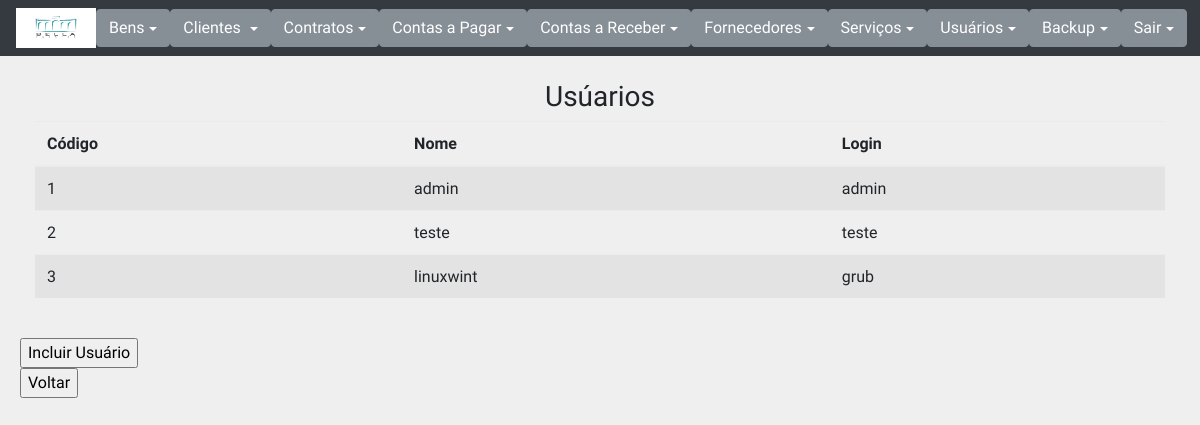
Screenshot of /listarUser.php (signed in) with the database file from the repository.
### tables this page shows
CREATE TABLE `usuario` (
  `id` int(11) NOT NULL AUTO_INCREMENT,
  `login` varchar(20) NOT NULL,
  `nome` varchar(50) NOT NULL,
  `senha` varchar(80) NOT NULL,
  `tipo` char(1) NOT NULL,
  PRIMARY KEY (`id`),
  UNIQUE KEY `login` (`login`)
);

### listarUser.php (the view, shortened to what this page needs)
<?php
require "modelo.php";
require "connect.php";
?>
	<div align='center'><h3>Usúarios</h3></div>
    <div class='table-responsive col-md-12'>
        <table class='table table-striped'>
            <thead>
                <tr>
                    <th>Código</th>
                    <th>Nome</th>
                    <th>Login</th>
                </tr>
            </thead>
    </div>
	<tbody>
            <?php
            $sql= "SELECT * FROM usuario ";
            $resultado = $con->prepare($sql);
            $resultado->execute();
            while ($row = $resultado->fetchObject()) {
                echo "<tr>";
		        echo "<td>{$row->id}</td>";
                echo "<td>{$row->nome}</td>";
                echo "<td>{$row->login}</td>";
                echo "</tr>";
            }
            ?>
    </tbody>
	<br>
    <div class="row">
	<div class='col-sm-2'>
		<a href="frmUser.php"><button>Incluir Usuário</button></a>
		<a href="index.php"><button> Voltar</button></a>
	</div>
    </div>
</body>
</html>

### css/style.css (style rules this page uses)
html, body { background: #efefef; padding: 10px; font-family: 'Varela Round'; }
a { color: #aaaaaa; transition: all ease-in-out 200ms; }

### css/nav.css (style rules this page uses)
body { min-height: 75rem; padding-top: 4.5rem; }

### rows the page displays
usuario: id "1", nome "admin", login "admin"
usuario: id "2", nome "teste", login "teste"
usuario: id "3", nome "linuxwint", login "grub"
